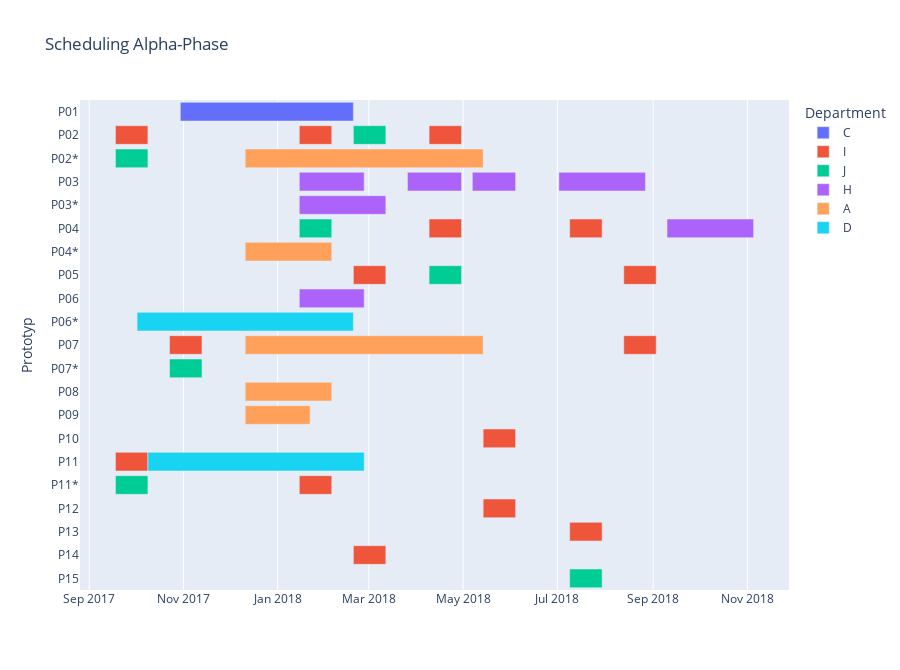

The code cell stored with this chart in its notebook:
### Code cell
plot_schedule(J_alpha, p_alpha, 'Alpha')
#plot_schedule(J_beta, p_beta, 'Beta')
#plot_schedule(J_gamma, p_gamma, 'Gamma')
#plot_schedule(J_delta, p_delta, 'delta')

### Figure 1 — Plotly figure (JSON) as saved in the notebook; plotly's stock layout.template omitted (floating-point values rounded to 4 significant figures)
{"data": [{"alignmentgroup": "True", "base": ["2017-10-30"], "customdata": [[16, "Alpha", 16, ["P01"]]], "hovertemplate": "<b>%{hovertext}</b><br><br>Department=C<br>Start=%{base}<br>Finish=%{x}<br>Prototyp=%{y}<br>ID=%{customdata[0]}<br>Phase=%{customdata[1]}<br>Duration=%{customdata[2]}<br>Possible_prototypes=%{customdata[3]}<extra></extra>", "hovertext": ["16_Test 10"], "legendgroup": "C", "marker": {"color": "#636efa"}, "name": "C", "offsetgroup": "C", "orientation": "h", "showlegend": true, "textposition": "auto", "type": "bar", "x": [9676800000], "xaxis": "x", "y": ["P01"], "yaxis": "y"}, {"alignmentgroup": "True", "base": ["2017-09-18", "2018-04-09", "2018-01-15", "2018-04-09", "2018-07-09", "2018-08-13", "2018-02-19", "2017-10-23", "2018-08-13", "2018-05-14", "2017-09-18", "2018-05-14", "2018-07-09", "2018-02-19", "2018-01-15"], "customdata": [[62, "Alpha", 3, ["P02"]], [69, "Alpha", 3, ["P02"]], [65, "Alpha", 3, ["P02"]], [68, "Alpha", 3, ["P04"]], [72, "Alpha", 3, ["P04"]], [74, "Alpha", 3, ["P05"]], [66, "Alpha", 3, ["P05"]], [63, "Alpha", 3, ["P07"]], [75, "Alpha", 3, ["P07"]], [71, "Alpha", 3, ["P10"]], [61, "Alpha", 3, ["P11"]], [70, "Alpha", 3, ["P12"]], [73, "Alpha", 3, ["P13"]], [67, "Alpha", 3, ["P14"]], [64, "Alpha", 3, ["P11"]]], "hovertemplate": "<b>%{hovertext}</b><br><br>Department=I<br>Start=%{base}<br>Finish=%{x}<br>Prototyp=%{y}<br>ID=%{customdata[0]}<br>Phase=%{customdata[1]}<br>Duration=%{customdata[2]}<br>Possible_prototypes=%{customdata[3]}<extra></extra>", "hovertext": ["62_Test 27", "69_Test 27", "65_Test 27", "68_Test 27", "72_Test 27", "74_Test 27", "66_Test 27", "63_Test 27", "75_Test 28", "71_Test 27", "61_Test 27", "70_Test 27", "73_Test 27", "67_Test 27", "64_Test 27"], "legendgroup": "I", "marker": {"color": "#EF553B"}, "name": "I", "offsetgroup": "I", "orientation": "h", "showlegend": true, "textposition": "auto", "type": "bar", "x": [1814400000, 1814400000, 1814400000, 1814400000, 1814400000, 1814400000, 1814400000, 1814400000, 1814400000, 1814400000, 1814400000, 1814400000, 1814400000, 1814400000, 1814400000], "xaxis": "x", "y": ["P02", "P02", "P02", "P04", "P04", "P05", "P05", "P07", "P07", "P10", "P11", "P12", "P13", "P14", "P11*"], "yaxis": "y"}, {"alignmentgroup": "True", "base": ["2018-02-19", "2018-01-15", "2018-04-09", "2018-07-09", "2017-09-18", "2017-09-18", "2017-10-23"], "customdata": [[96, "Alpha", 3, ["P02"]], [95, "Alpha", 3, ["P04"]], [97, "Alpha", 3, ["P05"]], [98, "Alpha", 3, ["P15"]], [92, "Alpha", 3, ["P11"]], [93, "Alpha", 3, ["P02"]], [94, "Alpha", 3, ["P07"]]], "hovertemplate": "<b>%{hovertext}</b><br><br>Department=J<br>Start=%{base}<br>Finish=%{x}<br>Prototyp=%{y}<br>ID=%{customdata[0]}<br>Phase=%{customdata[1]}<br>Duration=%{customdata[2]}<br>Possible_prototypes=%{customdata[3]}<extra></extra>", "hovertext": ["96_Test 28", "95_Test 28", "97_Test 28", "98_Test 28", "92_Test 28", "93_Test 28", "94_Test 28"], "legendgroup": "J", "marker": {"color": "#00cc96"}, "name": "J", "offsetgroup": "J", "orientation": "h", "showlegend": true, "textposition": "auto", "type": "bar", "x": [1814400000, 1814400000, 1814400000, 1814400000, 1814400000, 1814400000, 1814400000], "xaxis": "x", "y": ["P02", "P04", "P05", "P15", "P11*", "P02*", "P07*"], "yaxis": "y"}, {"alignmentgroup": "True", "base": ["2018-01-15", "2018-03-26", "2018-05-07", "2018-07-02", "2018-09-10", "2018-01-15", "2018-01-15"], "customdata": [[55, "Alpha", 6, ["P03"]], [49, "Alpha", 5, ["P03", "P04"]], [50, "Alpha", 4, ["P03", "P04"]], [51, "Alpha", 8, ["P03", "P04"]], [52, "Alpha", 8, ["P03", "P04"]], [56, "Alpha", 6, ["P06"]], [48, "Alpha", 8, ["P03", "P04"]]], "hovertemplate": "<b>%{hovertext}</b><br><br>Department=H<br>Start=%{base}<br>Finish=%{x}<br>Prototyp=%{y}<br>ID=%{customdata[0]}<br>Phase=%{customdata[1]}<br>Duration=%{customdata[2]}<br>Possible_prototypes=%{customdata[3]}<extra></extra>", "hovertext": ["55_Test 26", "49_Test 24", "50_Test 24", "51_Test 25", "52_Test 25", "56_Test 26", "48_Test 24"], "legendgroup": "H", "marker": {"color": "#ab63fa"}, "name": "H", "offsetgroup": "H", "orientation": "h", "showlegend": true, "textposition": "auto", "type": "bar", "x": [3628800000, 3024000000, 2419200000, 4838400000, 4838400000, 3628800000, 4838400000], "xaxis": "x", "y": ["P03", "P03", "P03", "P03", "P04", "P06", "P03*"], "yaxis": "y"}, {"alignmentgroup": "True", "base": ["2017-12-11", "2017-12-11", "2017-12-11", "2017-12-11", "2017-12-11"], "customdata": [[1, "Alpha", 22, ["P06", "P07"]], [3, "Alpha", 8, ["P08"]], [4, "Alpha", 6, ["P09"]], [0, "Alpha", 22, ["P01", "P02"]], [2, "Alpha", 8, ["P03", "P04"]]], "hovertemplate": "<b>%{hovertext}</b><br><br>Department=A<br>Start=%{base}<br>Finish=%{x}<br>Prototyp=%{y}<br>ID=%{customdata[0]}<br>Phase=%{customdata[1]}<br>Duration=%{customdata[2]}<br>Possible_prototypes=%{customdata[3]}<extra></extra>", "hovertext": ["1_Test 1", "3_Test 2", "4_Test 3", "0_Test 1", "2_Test 2"], "legendgroup": "A", "marker": {"color": "#FFA15A"}, "name": "A", "offsetgroup": "A", "orientation": "h", "showlegend": true, "textposition": "auto", "type": "bar", "x": [13305600000, 4838400000, 3628800000, 13305600000, 4838400000], "xaxis": "x", "y": ["P07", "P08", "P09", "P02*", "P04*"], "yaxis": "y"}, {"alignmentgroup": "True", "base": ["2017-10-09", "2017-10-02"], "customdata": [[32, "Alpha", 20, ["P11"]], [31, "Alpha", 20, ["P06", "P07"]]], "hovertemplate": "<b>%{hovertext}</b><br><br>Department=D<br>Start=%{base}<br>Finish=%{x}<br>Prototyp=%{y}<br>ID=%{customdata[0]}<br>Phase=%{customdata[1]}<br>Duration=%{customdata[2]}<br>Possible_prototypes=%{customdata[3]}<extra></extra>", "hovertext": ["32_Test 20", "31_Test 20"], "legendgroup": "D", "marker": {"color": "#19d3f3"}, "name": "D", "offsetgroup": "D", "orientation": "h", "showlegend": true, "textposition": "auto", "type": "bar", "x": [12096000000, 12096000000], "xaxis": "x", "y": ["P11", "P06*"], "yaxis": "y"}], "layout": {"barmode": "overlay", "height": 670, "legend": {"title": {"text": "Department"}, "tracegroupgap": 0}, "title": {"text": "Scheduling Alpha-Phase"}, "xaxis": {"anchor": "y", "domain": [0, 1], "type": "date"}, "yaxis": {"anchor": "x", "automargin": true, "categoryorder": "category descending", "domain": [0, 1], "title": {"text": "Prototyp"}}}}
